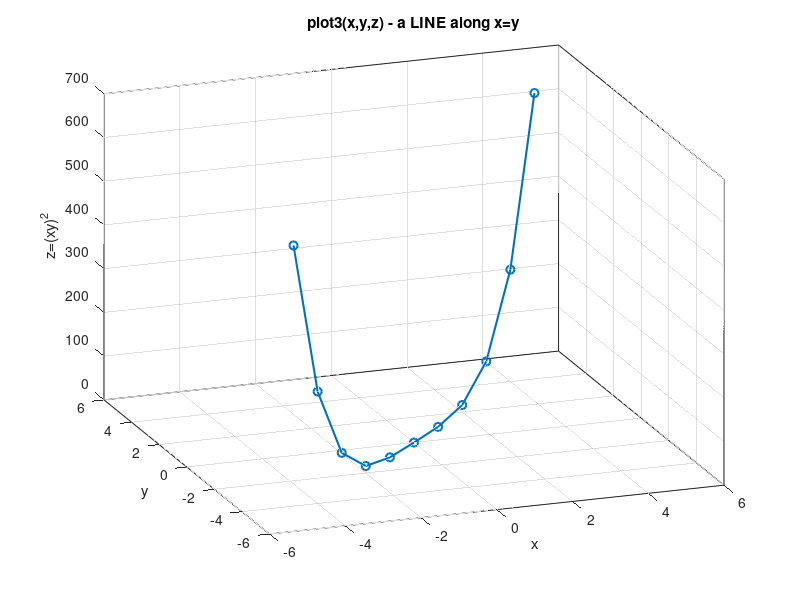
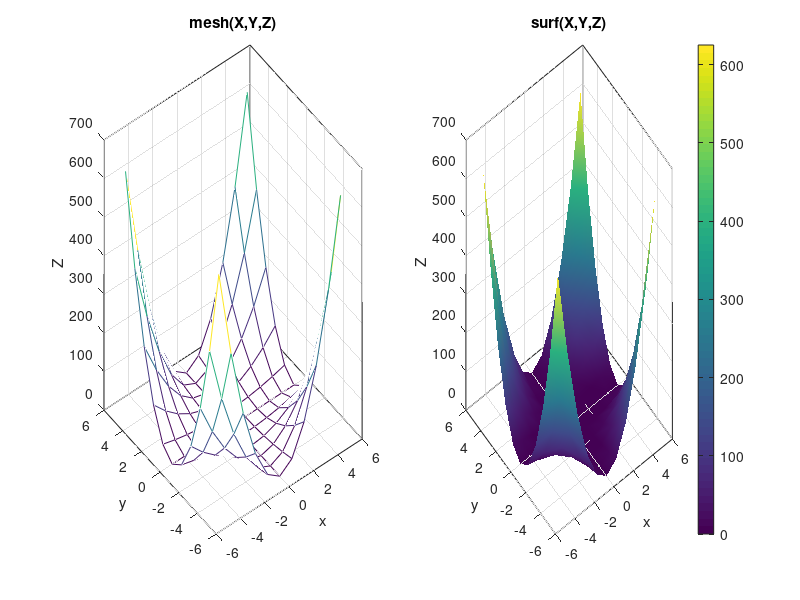
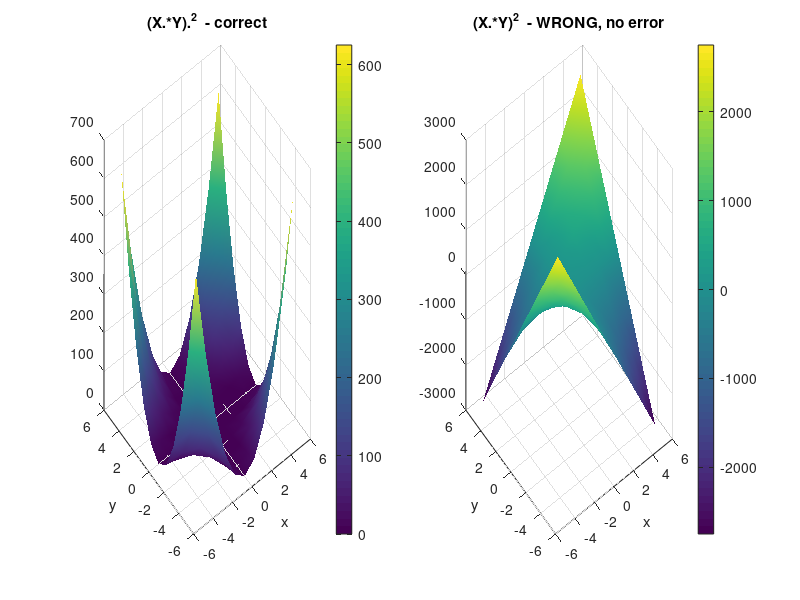
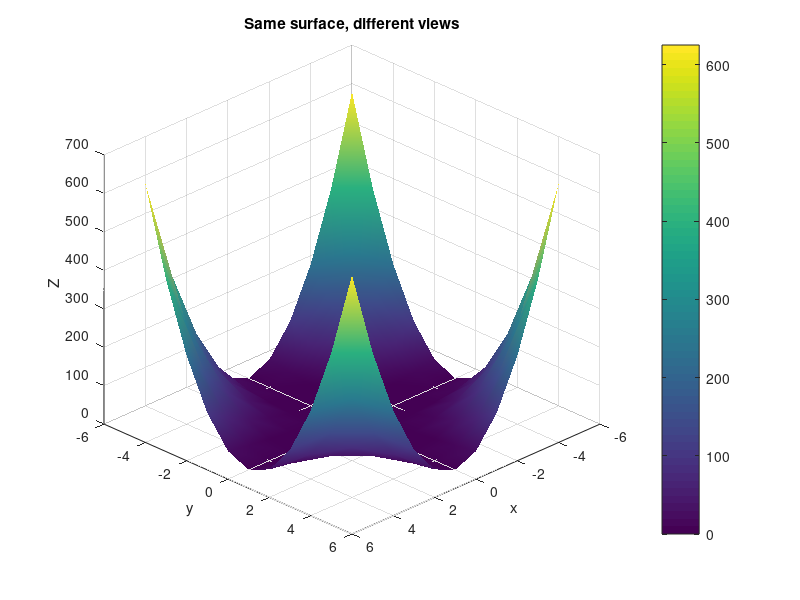

The MATLAB script that drew these images, in order:
%% Course: Introduction to MATLAB Programming
%  Author: Julia M. Schmidt
%  September 2026
%  Lecture 2 - 3D lines and surfaces  (slides 14-21)
%
%  HOW TO USE THIS FILE: run it ONE SECTION AT A TIME (Ctrl+Enter / Cmd+Enter).
%  Dependencies: base MATLAB only.

%% Housekeeping
clear; close all; clc;

%  TODAY'S QUESTION: a line needs PAIRS, a surface needs a GRID.
% Getting this wrong does not produce an error - it produces a picture.
% A wrong picture is much harder to notice than a wrong number.

%% ===================== PART A: A LINE IN 3D (slides 14-16) =============

x = -5:5;
y = x;                  % same length as x - required
z = (x.*y).^2;          % element-wise product, then element-wise power

fig1 = figure('Name','3D Line','Color','w');
plot3(x, y, z, 'o-','LineWidth',1.5); grid on; box on;
xlabel('x'); ylabel('y'); zlabel('z=(xy)^2');
title('plot3(x,y,z) - a LINE along x=y');
view(-20,25);

%  Count the points: 11, not 121. MATLAB paired them up element by
% element, so you only ever evaluated z at the DIAGONAL pairs
% (-5,-5), (-4,-4), ..., (5,5). The pair (-5, 5) is nowhere in this picture.
numel(z)

%  Rotate it in the figure window (the rotate3d button, or drag).
% From one angle it looks convincingly like a surface. It is a wire.

%% ===================== PART B: A SURFACE VIA meshgrid (slides 17-21) ====

x = -5:5;
y = -5:5;
[X,Y] = meshgrid(x,y);      % coordinate matrices for ALL (x,y) pairs
Z = (X.*Y).^2;

%  Look at the sizes before plotting anything:
size(x)     % 1x11  - a vector
size(X)     % 11x11 - a matrix, rows are copies of x
size(Z)     % 11x11 - one z for every (x,y) pair. 121 values, not 11.

%  The smallest possible example, to see what meshgrid actually does:
[Xs, Ys] = meshgrid([1 2 3], [10 20]);
Xs          % rows are copies of [1 2 3]
Ys          % columns are copies of [10; 20]
% Read them together, entry by entry: (1,10) (2,10) (3,10)
%                                     (1,20) (2,20) (3,20)
% Every combination, exactly once. That is the whole idea.

%% mesh vs surf
fig2 = figure('Name','3D Surface: mesh vs surf','Color','w');

subplot(1,2,1);
mesh(X,Y,Z);                          

xlabel('x'); ylabel('y'); zlabel('Z');
title('mesh(X,Y,Z)');
grid on; box on;

% - 'mesh' draws only the grid lines (a wireframe).
% - Advantage: transparent, you can see through it.
% - Useful for inspecting structure or overlaying several surfaces.

subplot(1,2,2);
surf(X,Y,Z);                         
xlabel('x'); ylabel('y'); zlabel('Z');
title('surf(X,Y,Z)');
grid on; box on;
shading interp;                       % smooth colour, removes the mesh lines
colorbar;                             % colour scale for Z

% - 'surf' fills the surface with colour patches, easier to read.
% - If 'mesh' is the skeleton, 'surf' is the tent fabric.

%% ===================== PART C: THE TRAP THAT DOES NOT ERROR =============
%  This is the most important 60 seconds of Lecture 2.
%
% In L2_2d_basics you forgot the dot on a VECTOR and MATLAB stopped you:
%     Xd^2  ->  "Incorrect dimensions for raising a matrix to a power."
%
% PREDICT: here X.*Y is 11x11. What does (X.*Y)^2 do?

Z_dotted = (X.*Y).^2;      % what we want: square each entry
Z_nodot  = (X.*Y)^2;       % forgot the dot

fprintf('Did it error?           no\n');
fprintf('Same answer?            %d\n', isequal(Z_dotted, Z_nodot));
fprintf('Z_dotted(1,1) = %g\n', Z_dotted(1,1));
fprintf('Z_nodot (1,1) = %g\n', Z_nodot(1,1));
fprintf('max |Z_dotted| = %g\n', max(abs(Z_dotted(:))));
fprintf('max |Z_nodot|  = %g\n', max(abs(Z_nodot(:))));

% NO ERROR. Because meshgrid on two vectors of equal length always returns a
% SQUARE matrix, and ^2 on a square matrix is a perfectly legal operation:
% matrix multiplication, X*X. Completely different numbers, silently.

fig3 = figure('Name','The missing dot','Color','w');
subplot(1,2,1); surf(X,Y,Z_dotted); shading interp; title('(X.*Y).^2  - correct');
xlabel('x'); ylabel('y'); colorbar;
subplot(1,2,2); surf(X,Y,Z_nodot);  shading interp; title('(X.*Y)^2  - WRONG, no error');
xlabel('x'); ylabel('y'); colorbar;

%  Both are plausible-looking surfaces. Neither MATLAB nor an assistant
% reading the code can tell you which one you meant - the code is valid either
% way. The only defence is knowing what shape your answer should be, and
% checking. Read the colorbars: one tops out at 625, the other at 2750.
%
% Note the asymmetry with the vector case: same typo, same intent, and whether
% you get a red error or a beautiful wrong picture depends only on whether
% your matrix happened to be square. That is luck, not skill.

%% ===================== PART D: VIEWING ANGLES ==========================
%  HEADS-UP: this section uses a 'for' loop, which is Lecture 3.
% Read it as English: "for each angle in this list, redraw from that angle".
% You are not expected to write this yet.

figure('Name','Views','Color','w');
surf(X,Y,Z); shading interp; colorbar;
xlabel('x'); ylabel('y'); zlabel('Z'); title('Same surface, different views');
for az = -45:30:135
    view(az, 30);
    drawnow; pause(0.4);              
end

%  Every one of those frames is the SAME data. Choosing the view angle
% is an editorial decision, exactly like choosing axis limits. When you put a
% 3D figure in a paper, you are choosing what the reader can and cannot see.

disp('Demo complete: 3D line and surface basics.');
